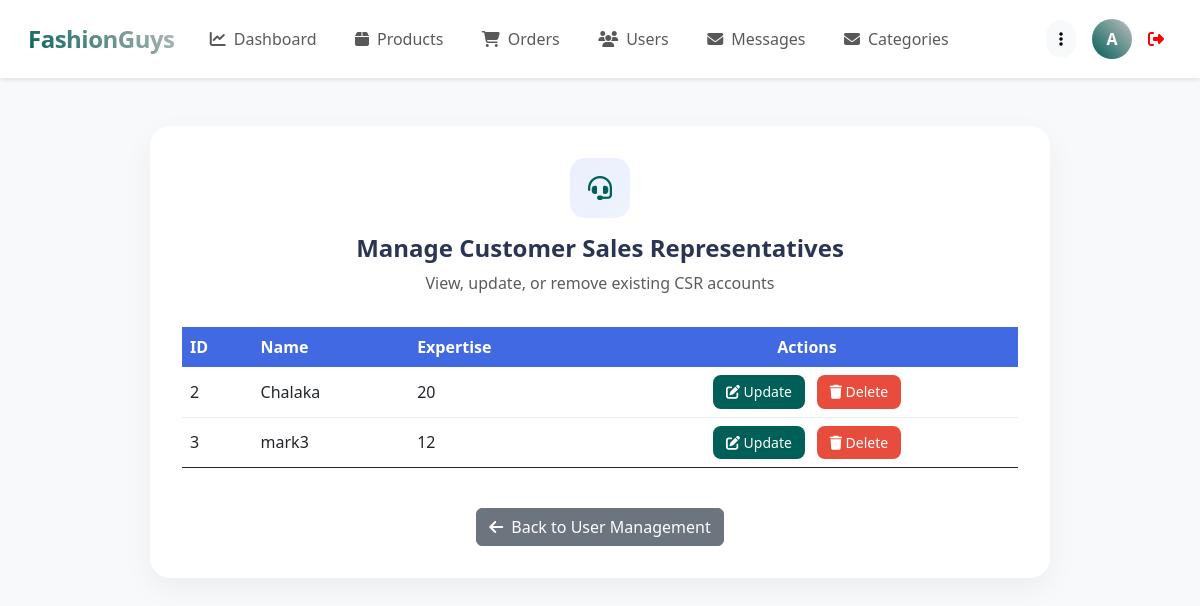
The app's page /admin/view_csrs.php (signed in) with its own data.
### tables this page shows
CREATE TABLE `customer_sales_representatives` (
  `csr_id` int(10) NOT NULL,
  `name` varchar(30) NOT NULL,
  `expertise` varchar(50) NOT NULL,
  `is_available` tinyint(1) DEFAULT 1,
  `admin_id` int(10) DEFAULT NULL,
  `password` varchar(255) NOT NULL
);

### admin/view_csrs.php (the view, shortened to what this page needs)
<?php
include '../components/connect.php';
$select_csrs = $conn->prepare("SELECT csr_id, name, expertise FROM `customer_sales_representatives`");
$select_csrs->execute();
$csrs = $select_csrs->fetchAll(PDO::FETCH_ASSOC);
?>
<!DOCTYPE html>
<html lang="en">
<head>
    <link rel="stylesheet" href="https://cdnjs.cloudflare.com/ajax/libs/font-awesome/6.1.1/css/all.min.css">
    <link href="https://cdn.jsdelivr.net/npm/bootstrap@5.3.0/dist/css/bootstrap.min.css" rel="stylesheet">
</head>
<body>
<?php include '../components/admin_header_other.php'; ?>
<section class="view-csrs mt-5">
    <div class="content-card">
        <div class="card-header">
            <div class="header-icon">
                <i class="fas fa-headset"></i>
            </div>
            <h2 class="header-title">Manage Customer Sales Representatives</h2>
            <p class="text-muted">View, update, or remove existing CSR accounts</p>
        </div>
        <div class="table-responsive">
            <table class="table table-hover align-middle table-custom">
                <thead>
                    <tr>
                        <th>ID</th>
                        <th>Name</th>
                        <th>Expertise</th>
                        <th class="text-center">Actions</th>
                    </tr>
                </thead>
                <tbody>
                    <?php if (count($csrs) > 0): ?>
                        <?php foreach ($csrs as $csr): ?>
                            <tr>
                                <td><?= htmlspecialchars($csr['csr_id']); ?></td>
                                <td><?= htmlspecialchars($csr['name']); ?></td>
                                <td><?= htmlspecialchars($csr['expertise']); ?></td>
                                <td class="text-center">
                                    <a href="update_csr.php?id=<?= $csr['csr_id']; ?>" class="btn btn-action btn-edit me-2">
                                        <i class="fas fa-edit"></i> Update
                                    </a>
                                    <form action="" method="post" style="display:inline-block;" onsubmit="return confirm('Are you sure you want to delete this Customer Sales Representative?');">
                                        <button type="submit" name="delete_csr" class="btn btn-action btn-delete">
                                            <i class="fas fa-trash"></i> Delete
                                        </button>
                                    </form>
                                </td>
                            </tr>
                        <?php endforeach; ?>
                    <?php else: ?>
                        <tr>
                            <td colspan="4" class="text-center py-4">No Customer Sales Representatives found.</td>
                        </tr>
                    <?php endif; ?>
                </tbody>
            </table>
        </div>
        <div class="text-center mt-4">
            <a href="../admin/user_management.php" class="btn btn-secondary">
                <i class="fas fa-arrow-left me-2"></i>Back to User Management
            </a>
        </div>
    </div>
</section>
</body>
</html>

### components/admin_header_other.php (shortened to what this page needs)
<nav class="navbar navbar-expand-lg modern-navbar sticky-top">
    <div class="container-fluid">
        <a class="navbar-brand" href="../admin/dashboard.php">
            FashionGuys
        </a>
        <div class="collapse navbar-collapse" id="navbarContent">
            <ul class="navbar-nav me-auto mb-2 mb-lg-0">
                <li class="nav-item">
                    <a class="nav-link <?= basename($_SERVER['PHP_SELF']) == 'dashboard.php' ? 'active' : ''; ?>"
                       href="../admin/dashboard.php">
                        <i class="fas fa-chart-line me-2"></i>Dashboard
                    </a>
                </li>
                <li class="nav-item">
                    <a class="nav-link <?= basename($_SERVER['PHP_SELF']) == 'products.php' ? 'active' : ''; ?>"
                       href="../admin/products.php">
                        <i class="fas fa-box me-2"></i>Products
                    </a>
                </li>
                <li class="nav-item">
                    <a class="nav-link <?= basename($_SERVER['PHP_SELF']) == 'orders.php' ? 'active' : ''; ?>"
                       href="../admin/orders.php">
                        <i class="fas fa-shopping-cart me-2"></i>Orders
                    </a>
                </li>
                <li class="nav-item">
                    <a class="nav-link <?= basename($_SERVER['PHP_SELF']) == 'users.php' ? 'active' : ''; ?>"
                       href="../admin/users.php">
                        <i class="fas fa-users me-2"></i>Users
                    </a>
                </li>
                <li class="nav-item">
                    <a class="nav-link <?= basename($_SERVER['PHP_SELF']) == 'messages.php' ? 'active' : ''; ?>"
                       href="../admin/messages.php">
                        <i class="fas fa-envelope me-2"></i>Messages
                    </a>
                </li>
                <li class="nav-item">
                    <a class="nav-link <?= basename($_SERVER['PHP_SELF']) == 'categories.php' ? 'active' : ''; ?>"
                       href="../admin/categories.php">
                        <i class="fas fa-envelope me-2"></i>Categories
                    </a>
                </li>
            </ul>
            <?php
                $select_profile = $conn->prepare("SELECT * FROM `admins` WHERE id = ?");
                $select_profile->execute([$admin_id]);
                $fetch_profile = $select_profile->fetch(PDO::FETCH_ASSOC);
            ?>
            <div class="profile-section">
                <div class="dropdown">
                    <button class="btn btn-light rounded-pill" data-bs-toggle="dropdown">
                        <i class="fas fa-ellipsis-v"></i>
                    </button>
                </div>
                <div class="dropdown">
                    <div class="profile-image" role="button" data-bs-toggle="dropdown">
                        <?= strtoupper(substr($fetch_profile['name'], 0, 1)); ?>
                    </div>
                </div>
                <a href="../components/admin_logout.php"
                   class=""
                   style="text-decoration: none; color: red;"
                   onclick="return confirm('Are you sure you want to logout?');">
                    <i class="fas fa-sign-out-alt me-2"></i>
                </a>
            </div>
        </div>
    </div>
</nav>

### admin/view_csrs.php (style rules this page uses)
:root { --primary-color: #005F56; --secondary-color: #3f37c9; --accent-color: #C0C0C0; --success-color: #2ecc71; --danger-color: #e74c3c; --warning-color: #f39c12; }
body { background-color: #f8f9fa; }
.content-card { background: white; border-radius: 20px; padding: 2rem; box-shadow: 0 10px 30px rgba(0, 0, 0, 0.05); margin: 2rem auto; max-width: 900px; }
.card-header { text-align: center; margin-bottom: 2rem; }
.header-icon { width: 60px; height: 60px; border-radius: 15px; background: linear-gradient(135deg, rgba(67, 97, 238, 0.1), rgba(72, 149, 239, 0.1)); color: var(--primary-color); display: flex; align-items: center; justify-content: center; font-size: 1.5rem; margin: 0 auto 1rem; }
.header-title { font-size: 1.5rem; font-weight: 700; color: #2b3452; margin-bottom: 0.5rem; }
.table-responsive { margin-top: 1.5rem; }
.table-custom thead th { background-color: var(--secondary-color); color: white; border-bottom: none; }
.table-custom tbody tr { border-bottom: 1px solid #e9ecef; }
.table-custom tbody tr:last-child { border-bottom: none; }
.btn-action { padding: 0.4rem 0.8rem; font-size: 0.875rem; border-radius: 8px; transition: all 0.2s ease; }
.btn-edit { background-color: var(--primary-color); color: white; border: none; }
.btn-delete { background-color: var(--danger-color); color: white; border: none; }

### components/admin_header_other.php (style rules this page uses)
:root { --primary-color: #005F56; --secondary-color: #4169E1; --accent-color: #C0C0C0; }
.modern-navbar { background: white; padding: 1rem; box-shadow: 0 2px 15px rgba(0,0,0,0.05); }
.navbar-brand { font-size: 1.5rem; font-weight: 700; background: linear-gradient(45deg, var(--primary-color), var(--accent-color)); -webkit-background-clip: text; -webkit-text-fill-color: transparent; letter-spacing: -0.5px; }
.nav-link { position: relative; padding: 0.5rem 1rem !important; margin: 0 0.2rem; border-radius: 8px; transition: all 0.3s ease; }
.profile-section { display: flex; align-items: center; gap: 1rem; }
.profile-image { width: 40px; height: 40px; border-radius: 10px; background: linear-gradient(45deg, var(--primary-color), var(--accent-color)); display: flex; align-items: center; justify-content: center; color: white; font-weight: 600; }
.modern-navbar { background-color: #fff; box-shadow: 0 2px 4px rgba(0,0,0,0.1); }
.profile-image { width: 40px; height: 40px; background-color: #0d6efd; color: white; border-radius: 50%; display: flex; align-items: center; justify-content: center; font-weight: bold; cursor: pointer; }
.nav-link { padding: 0.5rem 1rem; border-radius: 0.5rem; transition: all 0.3s; }

### records on screen
customer_sales_representatives: csr_id "2", name "Chalaka", expertise "20"
customer_sales_representatives: csr_id "3", name "mark3", expertise "12"

### other values on screen
substr($fetch_profile['name'], 0, 1) "A"
